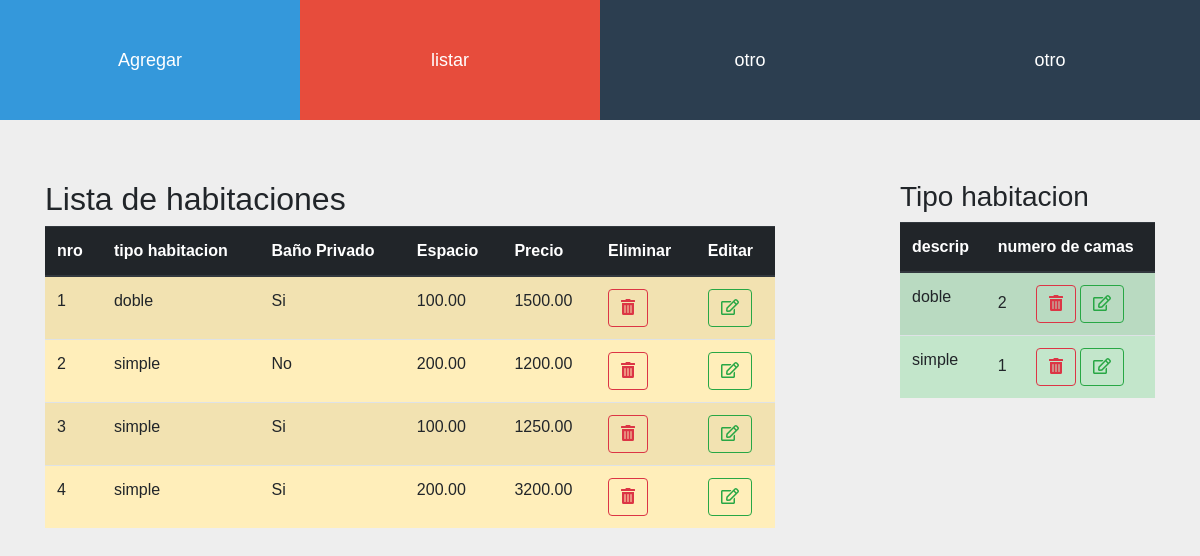
The app's page /tarea8/listarHabit.php with its own data.
### tables this page shows
CREATE TABLE `habitacion` (
  `id` int(11) NOT NULL,
  `nro` int(11) NOT NULL,
  `idtipohabitacion` int(11) NOT NULL,
  `banoprivado` tinyint(1) NOT NULL,
  `espacio` decimal(7,2) NOT NULL,
  `precio` decimal(7,2) NOT NULL
);

CREATE TABLE `tipohabitaciones` (
  `id` int(11) NOT NULL,
  `descripcion` varchar(70) NOT NULL,
  `nrocamas` int(11) NOT NULL
);

### tarea8/listarHabit.php (the view, shortened to what this page needs)
<?php
include 'conexion.php';
include_once 'header.php';
$sql = "SELECT habitacion.id, nro, descripcion, banoprivado, espacio, precio from habitacion left join tipohabitaciones on habitacion.idtipohabitacion = tipohabitaciones.id";
$respuesta = $con->query($sql);
$sql2 = "SELECT * from tipohabitaciones";
$respuesta2 = $con->query($sql2);
?>
<div class="container top ">
    <div class="row justify-content-between">
        <div class="col-lg-8">
            <h2>Lista de habitaciones</h2>
            <table class="table table-hover table-warning table-striped ">
                <thead class="thead-dark">
                    <tr>
                        <th scope="col">nro</th>
                        <th scope="col"> tipo habitacion </th>
                        <th scope="col">Baño Privado</th>
                        <th scope="col">Espacio</th>
                        <th scope="col">Precio</th>
                        <th scope="col">Eliminar</th>
                        <th scope="col">Editar</th>
                    </tr>
                </thead>
                <tbody>
                    <?php
                    while ($fila = $respuesta->fetch_assoc()) {
                        echo '<tr>
                                <td>' . $fila['nro'] . '</td>
                                <td>' . $fila['descripcion'] . '</td>
                                <td>' ?> <?php echo  $fila['banoprivado'] == 1 ? 'Si' : 'No'; ?> <?php echo '</td>
                                <td>' . $fila['espacio'] . '</td>
                                <td>' . $fila['precio'] . '</td>
                                <td><a href="eliminarHabit.php?opcion=' . $fila['id'] . '" class="btn btn-outline-danger"><i class="fas fa-trash-alt"></i></a></td>
                                <td><a href="formEditHabit.php?opcion=' . $fila['id'] . '" class="btn btn-outline-success" ><i class="far fa-edit"></i></a></td>
                            </tr>';
                    }
                    ?>
                </tbody>
            </table>
        </div>
        <div class="col-lg-3">
            <h3>Tipo habitacion</h4>
                <table class="table table-hover table-success table-striped">
                    <thead class="thead-dark">
                        <tr>
                            <th scope="col">descrip</th>
                            <th scope="col">numero de camas</th>
                        </tr>
                    </thead>
                    <tbody>
                        <?php
                        while ($fila2 = $respuesta2->fetch_assoc()) {
                            echo '
                            <tr>
                                <td>' . $fila2['descripcion'] . '</td>
                                <td>' . $fila2['nrocamas'] . '
                                <a href="eliminarTipoHabit.php?opcion2=' . $fila2['id'] . '" class="btn btn-outline-danger mi-left"><i class="fas fa-trash-alt"></i></a>
                                <a href="formEditTipoHabit.php?opcion2=' . $fila2['id'] . '" class="btn btn-outline-success mi-left"><i class="far fa-edit"></i></a></td>
                            </tr>
                        ';
                        }
                        ?>
                    </tbody>
                </table>
        </div>
    </div>
</div>
<?php require_once('footer.php'); ?>

### tarea8/style.css (style rules this page uses)
* { box-sizing: border-box; }
html, body { margin: 0; padding: 0; }
body { font-family: 'PT Sans', Arial, Verdana; background-color: #eee; }
.top { position: relative; top: 60px; }
a.btn.btn-outline-danger.mi-left { position: relative; left: 17%; }
a.btn.btn-outline-success.mi-left { position: relative; left: 17%; }

### records on screen
habitacion: nro "1", idtipohabitacion.descripcion "doble", banoprivado "Si", espacio "100.00", precio "1500.00"
habitacion: nro "2", idtipohabitacion.descripcion "simple", banoprivado "No", espacio "200.00", precio "1200.00"
habitacion: nro "3", idtipohabitacion.descripcion "simple", banoprivado "Si", espacio "100.00", precio "1250.00"
habitacion: nro "4", idtipohabitacion.descripcion "simple", banoprivado "Si", espacio "200.00", precio "3200.00"
tipohabitaciones: descripcion "doble", nrocamas "2"
tipohabitaciones: descripcion "simple", nrocamas "1"
